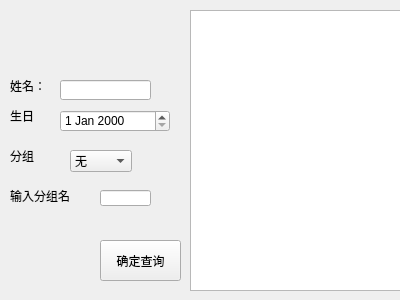
<?xml version="1.0" encoding="UTF-8"?>
<ui version="4.0">
 <class>Search_func</class>
 <widget class="QWidget" name="Search_func">
  <property name="geometry">
   <rect>
    <x>0</x>
    <y>0</y>
    <width>400</width>
    <height>300</height>
   </rect>
  </property>
  <property name="windowTitle">
   <string>Form</string>
  </property>
  <widget class="QTableView" name="tableView">
   <property name="geometry">
    <rect>
     <x>190</x>
     <y>10</y>
     <width>211</width>
     <height>281</height>
    </rect>
   </property>
  </widget>
  <widget class="QLineEdit" name="lineEdit">
   <property name="geometry">
    <rect>
     <x>60</x>
     <y>80</y>
     <width>91</width>
     <height>20</height>
    </rect>
   </property>
  </widget>
  <widget class="QLabel" name="label">
   <property name="geometry">
    <rect>
     <x>10</x>
     <y>70</y>
     <width>41</width>
     <height>31</height>
    </rect>
   </property>
   <property name="text">
    <string>姓名：</string>
   </property>
  </widget>
  <widget class="QLabel" name="label_2">
   <property name="geometry">
    <rect>
     <x>10</x>
     <y>150</y>
     <width>40</width>
     <height>12</height>
    </rect>
   </property>
   <property name="text">
    <string>分组</string>
   </property>
  </widget>
  <widget class="QComboBox" name="comboBox">
   <property name="geometry">
    <rect>
     <x>70</x>
     <y>150</y>
     <width>62</width>
     <height>22</height>
    </rect>
   </property>
   <item>
    <property name="text">
     <string>无</string>
    </property>
   </item>
   <item>
    <property name="text">
     <string>同学</string>
    </property>
   </item>
   <item>
    <property name="text">
     <string>同事</string>
    </property>
   </item>
   <item>
    <property name="text">
     <string>亲戚</string>
    </property>
   </item>
   <item>
    <property name="text">
     <string>朋友</string>
    </property>
   </item>
   <item>
    <property name="text">
     <string>其他</string>
    </property>
   </item>
  </widget>
  <widget class="QLabel" name="label_3">
   <property name="geometry">
    <rect>
     <x>10</x>
     <y>180</y>
     <width>61</width>
     <height>31</height>
    </rect>
   </property>
   <property name="text">
    <string>输入分组名：</string>
   </property>
  </widget>
  <widget class="QLineEdit" name="lineEdit_2">
   <property name="geometry">
    <rect>
     <x>100</x>
     <y>190</y>
     <width>51</width>
     <height>16</height>
    </rect>
   </property>
  </widget>
  <widget class="QPushButton" name="pushButton">
   <property name="geometry">
    <rect>
     <x>100</x>
     <y>240</y>
     <width>81</width>
     <height>41</height>
    </rect>
   </property>
   <property name="text">
    <string>确定查询</string>
   </property>
  </widget>
  <widget class="QDateEdit" name="dateEdit">
   <property name="geometry">
    <rect>
     <x>60</x>
     <y>110</y>
     <width>110</width>
     <height>22</height>
    </rect>
   </property>
  </widget>
  <widget class="QLabel" name="label_4">
   <property name="geometry">
    <rect>
     <x>10</x>
     <y>110</y>
     <width>40</width>
     <height>12</height>
    </rect>
   </property>
   <property name="text">
    <string>生日</string>
   </property>
  </widget>
 </widget>
 <resources/>
 <connections/>
</ui>
